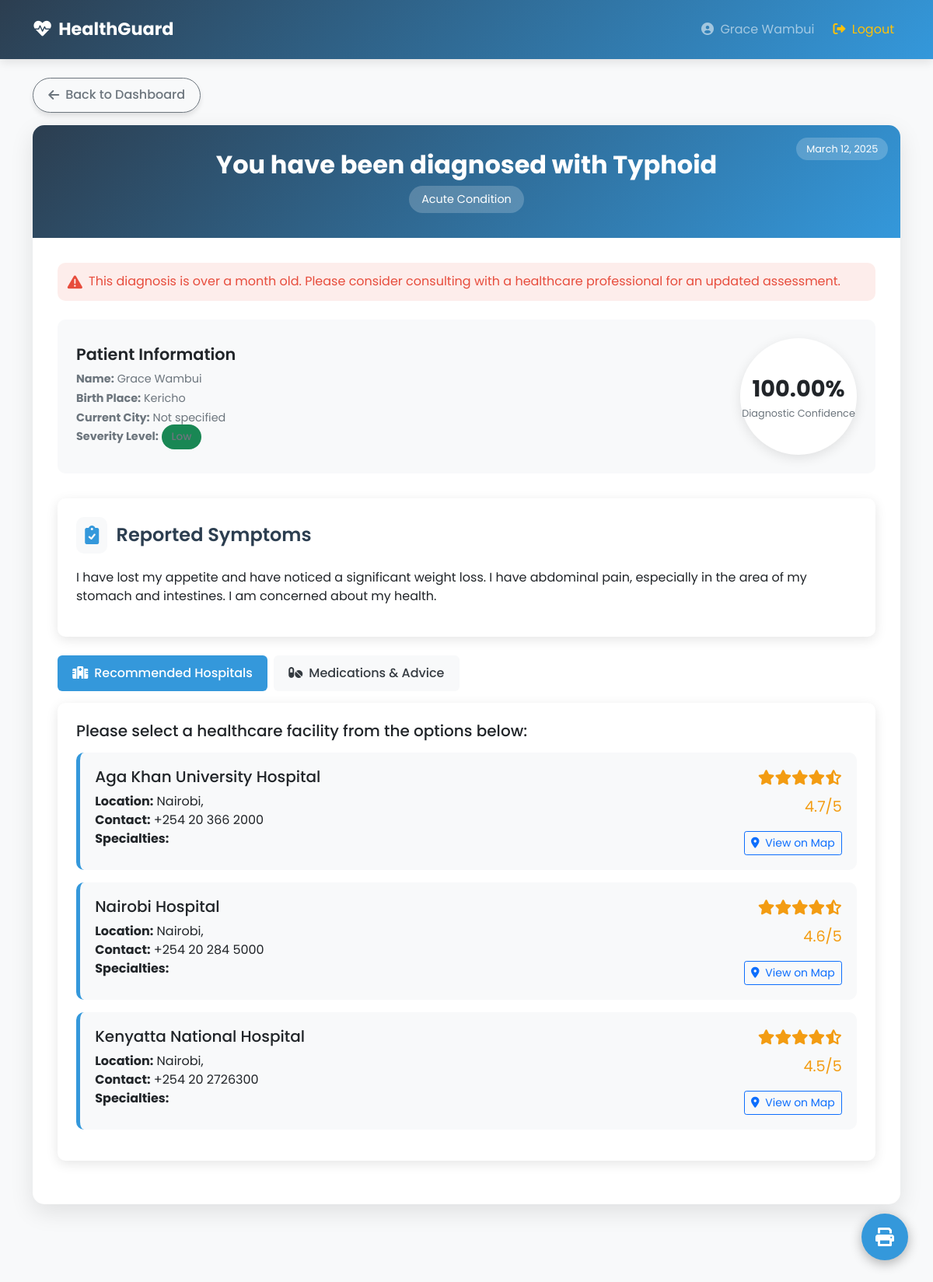
Page /diagnosis_results.php?id=2 (signed in) on the committed database.
### tables this page shows
CREATE TABLE `patients` (
  `id` int(11) NOT NULL,
  `fname` varchar(50) NOT NULL,
  `lname` varchar(50) NOT NULL,
  `gender` enum('male','female','other') NOT NULL,
  `email` varchar(100) NOT NULL,
  `contact` varchar(20) DEFAULT NULL,
  `password` varchar(255) NOT NULL,
  `date_of_birth` date NOT NULL,
  `birth_place` varchar(100) NOT NULL,
  `currentcity` varchar(100) NOT NULL,
  `age` int(11) NOT NULL,
  `religion` varchar(100) DEFAULT NULL,
  `registration_date` timestamp NOT NULL DEFAULT current_timestamp(),
  `reset_token` varchar(64) DEFAULT NULL,
  `reset_expires` datetime DEFAULT NULL
);

CREATE TABLE `diagnoses` (
  `id` int(11) NOT NULL,
  `patient_id` int(11) NOT NULL,
  `diagnosis_date` datetime NOT NULL DEFAULT current_timestamp(),
  `condition_name` varchar(255) NOT NULL,
  `condition_category` varchar(50) NOT NULL,
  `severity_level` varchar(50) NOT NULL,
  `symptoms` text NOT NULL,
  `recommendations` text DEFAULT NULL,
  `confidence` float DEFAULT NULL
);

CREATE TABLE `diagnosis_hospitals` (
  `id` int(11) NOT NULL,
  `diagnosis_id` int(11) NOT NULL,
  `hospital_name` varchar(255) NOT NULL,
  `specialties` text DEFAULT NULL,
  `location` varchar(255) DEFAULT NULL,
  `county` varchar(100) DEFAULT NULL,
  `contact` varchar(100) DEFAULT NULL,
  `rating` float DEFAULT NULL
);

### DiagnosisHandler.php (called while the page is built, shortened)
<?php
class DiagnosisHandler {
    private $con;
    public function __construct($connection) {
        $this->con = $connection;
    }
    public function getDiagnosis($diagnosis_id, $patient_id = null) {
        $query = "SELECT * FROM diagnoses WHERE id = ?";
        $params = ["i", $diagnosis_id];
        if ($patient_id !== null) {
            $query .= " AND patient_id = ?";
            $params = ["ii", $diagnosis_id, $patient_id];
        }
        $stmt = $this->con->prepare($query);
        $stmt->bind_param(...$params);
        $stmt->execute();
        $result = $stmt->get_result();
        return $result->fetch_assoc();
    }
    public function getDiagnosisHospitals($diagnosis_id) {
        $query = "SELECT * FROM diagnosis_hospitals WHERE diagnosis_id = ? ORDER BY rating DESC";
        $stmt = $this->con->prepare($query);
        $stmt->bind_param("i", $diagnosis_id);
        $stmt->execute();
        $result = $stmt->get_result();
        return $result->fetch_all(MYSQLI_ASSOC);
    }
    public function getPatient($patient_id) {
        $query = "SELECT * FROM patients WHERE id = ?";
        $stmt = $this->con->prepare($query);
        $stmt->bind_param("i", $patient_id);
        $stmt->execute();
        $result = $stmt->get_result();
        return $result->fetch_assoc();
    }
}
?>

### diagnosis_results.php (the view, shortened to what this page needs)
<?php
require_once 'DiagnosisHandler.php';
$diagnosis_id = $_GET['id'];
$patient_id = $_SESSION['id'];
$con = mysqli_connect("localhost", "root", "", "medical");
$diagnosisHandler = new DiagnosisHandler($con);
$diagnosis = $diagnosisHandler->getDiagnosis($diagnosis_id, $patient_id);
$patient = $diagnosisHandler->getPatient($patient_id);
$hospitals = $diagnosisHandler->getDiagnosisHospitals($diagnosis_id);
$diagnosis_date = new DateTime($diagnosis['diagnosis_date']);
$now = new DateTime();
$interval = $now->diff($diagnosis_date);
$days_old = $interval->days;
function getConfidenceGradient($confidence) {
    if ($confidence > 80) {
        return 'linear-gradient(135deg, #2ecc71, #27ae60)';
    } elseif ($confidence > 60) {
        return 'linear-gradient(135deg, #f39c12, #e67e22)';
    } else {
        return 'linear-gradient(135deg, #e74c3c, #c0392b)';
    }
}
function getSeverityClass($severity) {
    $severity = strtolower($severity);
    if ($severity === 'high') {
        return 'danger';
    } elseif ($severity === 'medium') {
        return 'warning';
    } else {
        return 'success';
    }
}
?>
<!DOCTYPE html>
<html lang="en">
<head>
    <link href="https://cdn.jsdelivr.net/npm/bootstrap@5.1.3/dist/css/bootstrap.min.css" rel="stylesheet">
    <link rel="stylesheet" href="https://cdnjs.cloudflare.com/ajax/libs/font-awesome/6.0.0/css/all.min.css">
</head>
<body>
    <nav class="navbar navbar-expand-lg navbar-dark">
        <div class="container">
            <a class="navbar-brand" href="#">
                <i class="fas fa-heartbeat me-2"></i>HealthGuard
            </a>
            <div class="collapse navbar-collapse" id="navbarNav">
                <div class="navbar-nav ms-auto">
                    <span class="navbar-text me-3">
                        <i class="fas fa-user-circle me-1"></i>
                        <?php echo htmlspecialchars($patient['fname'] . ' ' . $patient['lname']); ?>
                    </span>
                    <a href="logout.php" class="nav-link text-warning">
                        <i class="fas fa-sign-out-alt me-1"></i> Logout
                    </a>
                </div>
            </div>
        </div>
    </nav>
    <div class="container mt-4">
        <div class="row mb-3">
            <div class="col-md-12">
                <a href="welcome.php" class="btn btn-outline-secondary btn-back">
                    <i class="fas fa-arrow-left me-2"></i>Back to Dashboard
                </a>
            </div>
        </div>
        <div class="row">
            <div class="col-md-12">
                <div class="diagnosis-card">
                    <div class="diagnosis-banner">
                        <div class="diagnosis-date">
                            <?php echo date('F j, Y', strtotime($diagnosis['diagnosis_date'])); ?>
                        </div>
                        <h1 class="diagnosis-title">
                            You have been diagnosed with <?php echo htmlspecialchars($diagnosis['condition_name']); ?>
                        </h1>
                        <div class="diagnosis-category">
                            <?php echo htmlspecialchars($diagnosis['condition_category']); ?> Condition
                        </div>
                    </div>
                    <div class="diagnosis-content">
                        <?php if ($days_old > 30): ?>
                            <div class="old-diagnosis-alert">
                                <i class="fas fa-exclamation-triangle"></i>
                                <div>This diagnosis is over a month old. Please consider consulting with a healthcare professional for an updated assessment.</div>
                            </div>
                        <?php endif; ?>
                        <div class="patient-panel">
                            <div class="patient-info">
                                <h3>Patient Information</h3>
                                <div class="patient-detail"><strong>Name:</strong> <?php echo htmlspecialchars($patient['fname'] . ' ' . $patient['lname']); ?></div>
                                <div class="patient-detail"><strong>Birth Place:</strong> <?php echo htmlspecialchars($patient['birth_place'] ?? 'Not specified'); ?></div>
                                <div class="patient-detail"><strong>Current City:</strong> <?php echo htmlspecialchars($patient['current_city'] ?? 'Not specified'); ?></div>
                                <div class="patient-detail">
                                    <strong>Severity Level:</strong>
                                    <span class="severity-badge bg-<?php echo getSeverityClass($diagnosis['severity_level']); ?>">
                                        <?php echo htmlspecialchars($diagnosis['severity_level']); ?>
                                    </span>
                                </div>
                            </div>
                            <div class="confidence-meter" style="border: 10px solid <?php echo getConfidenceGradient($diagnosis['confidence']); ?>">
                                <div class="confidence-value"><?php echo number_format($diagnosis['confidence'], 2); ?>%</div>
                                <div class="confidence-label">Diagnostic Confidence</div>
                            </div>
                        </div>
                        <div class="section-card">
                            <h4 class="section-title">
                                <i class="fas fa-clipboard-check"></i>
                                Reported Symptoms
                            </h4>
                            <p class="symptoms-text"><?php echo nl2br(htmlspecialchars($diagnosis['symptoms'])); ?></p>
                        </div>
                        <ul class="nav nav-tabs" id="myTab" role="tablist">
                            <li class="nav-item" role="presentation">
                                <button class="nav-link active" id="hospitals-tab" data-bs-toggle="tab" data-bs-target="#hospitals" type="button" role="tab" aria-controls="hospitals" aria-selected="true">
                                    <i class="fas fa-hospital me-2"></i>Recommended Hospitals
                                </button>
                            </li>
                            <li class="nav-item" role="presentation">
                                <button class="nav-link" id="medications-tab" data-bs-toggle="tab" data-bs-target="#medications" type="button" role="tab" aria-controls="medications" aria-selected="false">
                                    <i class="fas fa-pills me-2"></i>Medications & Advice
                                </button>
                            </li>
                        </ul>
                        <div class="tab-content" id="myTabContent">
                            <div class="tab-pane fade show active" id="hospitals" role="tabpanel" aria-labelledby="hospitals-tab">
                                <div class="section-card">
                                    <h5 class="mb-3">Please select a healthcare facility from the options below:</h5>
                                    <?php if (empty($hospitals)): ?>
                                        <div class="alert alert-info">
                                            <i class="fas fa-info-circle me-2"></i>No specific healthcare facilities recommended at this time.
                                        </div>
                                    <?php else: ?>
                                        <?php foreach ($hospitals as $hospital): ?>
                                            <div class="hospital-card">
                                                <div class="row">
                                                    <div class="col-md-8">
                                                        <h5><?php echo htmlspecialchars($hospital['hospital_name']); ?></h5>
                                                        <div><strong>Location:</strong> <?php echo htmlspecialchars($hospital['location'] . ', ' . $hospital['county']); ?></div>
                                                        <div><strong>Contact:</strong> <?php echo htmlspecialchars($hospital['contact']); ?></div>
                                                        <div><strong>Specialties:</strong> <?php echo htmlspecialchars(str_replace(';', ', ', $hospital['specialties'])); ?></div>
                                                    </div>
                                                    <div class="col-md-4 text-end">
                                                        <div class="star-rating">
                                                            <?php
                                                            $rating = floatval($hospital['rating']);
                                                            for ($i = 1; $i <= 5; $i++) {
                                                                if ($i <= $rating) {
                                                                    echo '<i class="fas fa-star"></i>';
                                                                } elseif ($i - 0.5 <= $rating) {
                                                                    echo '<i class="fas fa-star-half-alt"></i>';
                                                                } else {
                                                                    echo '<i class="far fa-star"></i>';
                                                                }
                                                            }
                                                            ?>
                                                            <div class="mt-2"><?php echo number_format($hospital['rating'], 1); ?>/5</div>
                                                        </div>
                                                        <div class="mt-3">
                                                            <a href="https://maps.google.com/?q=<?php echo urlencode($hospital['hospital_name'] . ', ' . $hospital['location']); ?>" target="_blank" class="btn btn-sm btn-outline-primary">
                                                                <i class="fas fa-map-marker-alt me-1"></i> View on Map
                                                            </a>
                                                        </div>
                                                    </div>
                                                </div>
                                            </div>
                                        <?php endforeach; ?>
                                    <?php endif; ?>
                                </div>
                            </div>
                        </div>
                    </div>
                </div>
            </div>
        </div>
    </div>
    <button onclick="window.print()" class="btn print-btn" title="Print Diagnosis Report">
        <i class="fas fa-print"></i>
    </button>
</body>
</html>

### rows in the picture
patients: fname+lname "Grace Wambui", birth_place "Kericho", currentcity "Not specified"
diagnoses: diagnosis_date "March 12, 2025", condition_name "Typhoid", condition_category "Acute", severity_level "Low", confidence "100.00", symptoms "I have lost my appetite and have noticed a significant weight loss. I have abdominal pain, especially in the area of my stomach and intestines. I am concerned about my health."
diagnosis_hospitals: hospital_name "Aga Khan University Hospital", location+county "Nairobi,", contact "+254 20 366 2000", rating "4.7"
diagnosis_hospitals: hospital_name "Nairobi Hospital", location+county "Nairobi,", contact "+254 20 284 5000", rating "4.6"
diagnosis_hospitals: hospital_name "Kenyatta National Hospital", location+county "Nairobi,", contact "+254 20 2726300", rating "4.5"
